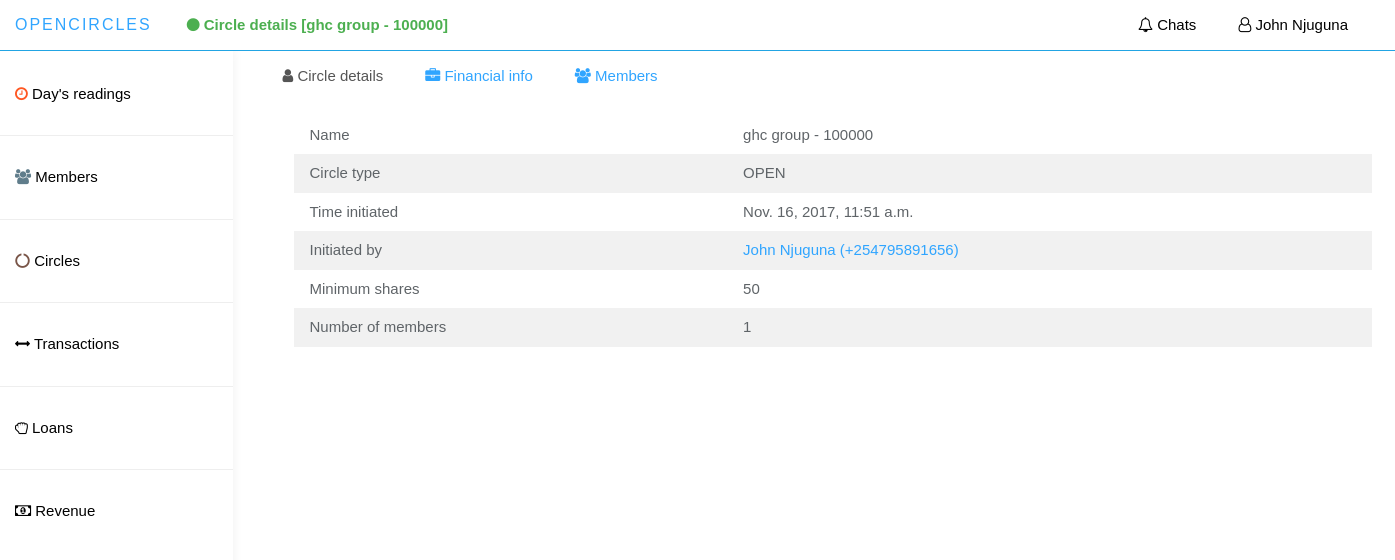
Screenshot of /app_admin/view_circle_details/17/ (signed in) with the database file from the repository.
### circle/models.py (models this page shows)
class Circle(models.Model):
    circle_name = models.CharField(max_length=100,blank=False,unique=True)
    circle_type = models.CharField(max_length=10, blank=False, choices=CIRCLE_TYPE)
    circle_acc_number = models.CharField(max_length=10, blank=False, unique=True)
    initiated_by = models.ForeignKey(Member,null=False, blank=False)
    time_initiated = models.DateTimeField(auto_now=True)
    is_active = models.BooleanField(default=False)
    annual_interest_rate = models.DecimalField(max_digits=5, decimal_places=3, default=0.000)
    minimum_share = models.IntegerField(default=200)
    class Meta:
        db_table = 'Circle'

### member/models.py (models this page shows)
class Member(models.Model):
    user = models.OneToOneField(User,on_delete=models.CASCADE)
    national_id = models.CharField(max_length=20, blank=False, unique=True)
    phone_number = models.CharField(max_length=20, blank=False, unique=True)
    other_name = models.CharField(max_length=20,default="")
    gender = models.CharField(max_length=6, choices=GENDER_CHOICES)
    nationality = models.CharField(max_length=20, blank=True)
    country = models.CharField(max_length=20)
    date_of_birth = models.DateField(null=True)
    passport_image = models.ImageField(upload_to="MEMBER_PROFILE_PICS",null=True,blank=True)
    registered_device = models.TextField(max_length=1000, blank=True)
    currency = models.CharField(max_length=10,default="KES")
    occupation = models.CharField(max_length=100, blank=True)
    time_registered = models.DateTimeField(auto_now_add=True)
    is_validated = models.BooleanField(default = False)
    device_token = models.CharField(max_length=300,default='')
    imei_number = models.CharField(max_length=50,unique=True)
    class Meta:
        db_table = 'Member'

### app_admin/views.py (the view)
# urls.py: url(r'^view_circle_details/(?P<circle_id>[A-Za-z0-9]+)/$', views.view_circle_details,
@login_required(login_url='app_admin:login_page')
def view_circle_details(request, circle_id):
    circle = circles_utils.CircleUtils.get_circle_by_id(circle_id)
    members_count = circles_utils.CircleUtils.get_count_of_circle_members(circle)
    context = {
        'circle': circle,
        'number_of_member': members_count,
        'circle_members': circles_utils.CircleUtils.get_circle_members(circle),
        'loans': {
            'loans_disbursed': loan_utils.LoanUtils.get_total_loans_disbursed_by_circle(circle),
            'repaid': loan_utils.LoanUtils.get_total_repaid_loans_by_circle(circle),
            'bad_loans': loan_utils.LoanUtils.get_bad_loans_by_circle(circle)
        },
        'shares': {
            'total_shares':  shares_utils.SharesUtils.get_circles_total_shares(circle),
            'available_shares': shares_utils.SharesUtils.get_circles_available_shares(circle),
            'locked_shares': shares_utils.SharesUtils.get_circle_locked_shares(circle)
        }
    }
    return render(request, 'app_admin/circle_details.html', context)

### app_admin/circles_utils.py (called while the page is built)
    @staticmethod
    def get_circle_by_id(id):
        return Circle.objects.get(id=id)

    @staticmethod
    def get_count_of_circle_members(circle):
        return CircleMember.objects.filter(circle=circle).count()

    @staticmethod
    def get_circle_members(circle):
        return CircleMember.objects.filter(circle=circle)

### app_admin/loan_utils.py (called while the page is built)
    @staticmethod
    def get_total_loans_disbursed_by_circle(circle):
        total_loans = LoanApplication.objects.filter(circle_member__circle=circle, is_disbursed=True)\
            .aggregate(total=Sum('amount'))
        print(total_loans)
        return total_loans['total'] if total_loans['total'] is not None else 0

    @staticmethod
    def get_total_repaid_loans_by_circle(circle):
        total = LoanApplication.objects.filter(circle_member__circle=circle, is_disbursed=True, is_fully_repaid=True)\
            .aggregate(total=Sum('amount'))
        return total['total'] if total['total'] is not None else 0

    @staticmethod
    def get_bad_loans_by_circle(circle):
        return None

### app_admin/shares_utils.py (called while the page is built)
    @staticmethod
    def get_total_shares_deposit(circle):
        deposits = IntraCircleShareTransaction.objects.filter(
            shares__circle_member__circle=circle,
            transaction_type='DEPOSIT') \
            .aggregate(total=Sum('num_of_shares'))
        return deposits['total'] if deposits['total'] is not None else 0

    @staticmethod
    def get_total_withdrawals(circle):
        withdrawals = IntraCircleShareTransaction.objects.filter(shares__circle_member__circle=circle,
                                                                 transaction_type='WITHDRAW')\
            .aggregate(total=Sum('num_of_shares'))
        return withdrawals['total'] if withdrawals['total'] is not None else 0

    @staticmethod
    def get_circles_available_shares(circle):
        return SharesUtils.get_total_shares_deposit(circle) - (SharesUtils.get_total_withdrawals(circle)
                                                               + SharesUtils.get_circle_locked_shares(circle))

    @staticmethod
    def get_circles_total_shares(circle):
        return SharesUtils.get_total_shares_deposit(circle) - SharesUtils.get_total_withdrawals(circle)

### app_admin/templates/app_admin/circle_details.html (shortened to what this page needs)
{% extends 'app_admin/base_dashboard.html' %}
{% load static %}
{% load humanize %}
{% block current_page %}
    <i class="fa fa-circle"></i> Circle details [{{circle.circle_name }} - {{circle.circle_acc_number }}]
{% endblock %}
{% block main_container %}
     <div class="col-sm-9 col-sm-offset-3 col-lg-10 col-lg-offset-2 main">
        <div class="container">
        <ul class="nav nav-tabs">
          <li class="active">
            <a data-toggle="tab" href="#circle-details">
              <i class="fa fa-user"></i> Circle details
            </a>
          </li>
          <li>
            <a data-toggle="tab" href="#financial-info">
                <i class="fa fa-briefcase"></i> Financial info
            </a>
          </li>
          <li>
            <a data-toggle="tab" href="#members">
                <i class="fa fa-users"></i> Members
            </a>
          </li>
       </ul>
        <div class="tab-content">
            <div id="circle-details" class="tab-pane fade in active">
                <div class="w3-container">
                    <table class="w3-table w3-striped">
                        <tr>
                            <td>Name</td>
                            <td>{{ circle.circle_name}} - {{ circle.circle_acc_number }}</td>
                        </tr>
                        <tr>
                            <td>Circle type</td>
                            <td>{{ circle.circle_type }}</td>
                        </tr>
                        <tr>
                            <td>Time initiated</td>
                            <td>{{ circle.time_initiated }}</td>
                        </tr>
                        <tr>
                            <td>Initiated by</td>
                            <td>
                                <a href="{% url 'app_admin:view_member_details' member_id=circle.initiated_by.id %}">
                                    {{ circle.initiated_by.user.first_name }} {{ circle.initiated_by.user.last_name }}
                                    ({{ circle.initiated_by.phone_number }})
                                </a>
                            </td>
                        </tr>
                        <tr>
                            <td>Minimum shares</td>
                            <td>{{ circle.minimum_share|intcomma}}</td>
                        </tr>
                        <tr>
                            <td>Number of members</td>
                            <td>{{ number_of_member|intcomma }}</td>
                        </tr>
                    </table>
                </div>
            </div>
       </div>
     </div>
     </div>
{% endblock %}

### app_admin/templates/app_admin/base_dashboard.html (shortened to what this page needs)
{% load staticfiles %}
{% load humanize %}
<!DOCTYPE html>
<html lang="en">
{% block head %}
  <head>
      <link rel="stylesheet" type="text/css" href="{% static 'app_admin/bootstrap/css/bootstrap.min.css' %}" />
      <link rel="stylesheet" type="text/css" href="{% static 'app_admin/font-awesome/css/font-awesome.min.css' %}" />
      <link rel="stylesheet" type="text/css" href="{% static 'app_admin/w3css/w3.css' %}" />
      <link rel="stylesheet" type="text/css" href="{% static 'app_admin/bootstrapdatetimepicker/bootstrap-datetimepicker.min.css' %}"/>
      <link rel="stylesheet" type="text/css" href="{% static 'app_admin/custom_css/styles.css' %}" >
  </head>
{% endblock %}
{% block body %}
    <body>
    <nav class="navbar navbar navbar-fixed-top w3-white border-bottom-blue" role="navigation">
        <div class="container-fluid">
          <div class="navbar-header">
            <a class="navbar-brand">
              <span>Opencircles</span>
            </a>
            <ul class="user-menu nav-tabs pull-left">
              <li>
                <a class="cursor-pointer w3-text-green">
                    <b>
                        {% block current_page %}{% endblock %}
                    </b>
                </a>
              </li>
            </ul>
            <ul class="user-menu nav-tabs">
              <li>
                <a class="cursor-pointer w3-text-black" href="{% url 'app_admin:chats' %}"><i class="fa fa-bell-o"></i> Chats </a>
              </li>
              <li class="dropdown pull-right">
                <a class="dropdown-toggle w3-text-black cursor-pointer" data-toggle="dropdown">
                  <i class="fa fa-user-o"></i> {{ request.user.first_name }} {{ request.user.last_name }}
                </a>
                </li>
              </ul>
          </div>
        </div>
	</nav>
  <div id="sidebar-collapse" class="col-sm-3 col-lg-2 sidebar">
  <ul class="nav menu">
    <li><br></li>
    <li>
      <a href="{% url 'app_admin:home' %}" class="w3-text-black">
        <i class="fa fa-clock-o w3-text-deep-orange"></i>
         Day's readings
      </a>
    </li>
    <li role="presentation" class="divider"></li>
    <li>
      <a href="{% url 'app_admin:members' %}" class="w3-text-black">
        <i class="fa fa-users w3-text-blue-gray"></i>
         Members
      </a>
    </li>
    <li role="presentation" class="divider"></li>
    <li>
      <a href="{% url 'app_admin:circles_list' %}" class="w3-text-black">
        <i class="fa fa-circle-o-notch w3-text-brown"></i>
         Circles
      </a>
    </li>
    <li role="presentation" class="divider"></li>
    <li class="parent ">
      <a data-toggle="collapse" data-target="#sub-item-1" class="w3-text-black" href="#">
          <i class="fa fa-arrows-h"></i>
            Transactions
      </a>
    </li>
    <li role="presentation" class="divider"></li>
    <li class="parent ">
      <a data-toggle="collapse" data-target="#loans-sub-items" class="w3-text-black" href="#">
          <i class="fa fa-hand-grab-o"></i>
            Loans
      </a>
    </li>
    <li role="presentation" class="divider"></li>
    <li class="parent ">
      <a data-toggle="collapse" data-target="#sub-item-2" class="w3-text-black" href="#">
          <i class="fa fa-money"></i>
            Revenue
      </a>
    </li>
  </ul>
  </div>
    {% block main_container %}{% endblock %}
    </body>
    {% endblock %}
</html>

### app_admin/static/app_admin/w3css/w3.css (style rules this page uses)
*,*:before,*:after { box-sizing:inherit }
html { -ms-text-size-adjust:100%;-webkit-text-size-adjust:100% }
body { margin:0 }
article,aside,details,figcaption,figure,footer,header,main,menu,nav,section,summary { display:block }
a { background-color:transparent;-webkit-text-decoration-skip:objects }
html,body { font-family:Verdana,sans-serif;font-size:15px;line-height:1.5 }
html { overflow-x:hidden }
a { color:inherit }
.w3-table,.w3-table-all { border-collapse:collapse;border-spacing:0;width:100%;display:table }
.w3-striped tbody tr:nth-child(even) { background-color:#f1f1f1 }
.w3-table td,.w3-table th,.w3-table-all td,.w3-table-all th { padding:8px 8px;display:table-cell;text-align:left;vertical-align:top }
.w3-table th:first-child,.w3-table td:first-child,.w3-table-all th:first-child,.w3-table-all td:first-child { padding-left:16px }
.w3-container:after,.w3-panel:after,.w3-row:after,.w3-row-padding:after,.w3-topnav:after,.w3-clear:after,.w3-btn-group:before,.w3-btn-group:after,.w3-btn-bar:before,.w3-btn-bar:after { content:"";display:table;clear:both }
.w3-container { padding:0.01em 16px }
.w3-white,.w3-hover-white:hover { color:#000!important;background-color:#fff!important }
.w3-text-brown,.w3-hover-text-brown:hover { color:#795548!important }
.w3-text-blue-grey,.w3-hover-text-blue-grey:hover,.w3-text-blue-gray,.w3-hover-text-blue-gray:hover { color:#607d8b!important }
.w3-text-green,.w3-hover-text-green:hover { color:#4CAF50!important }
.w3-text-deep-orange,.w3-hover-text-deep-orange:hover { color:#ff5722!important }
.w3-text-black,.w3-hover-text-black:hover { color:#000!important }

### app_admin/static/app_admin/custom_css/styles.css (style rules this page uses)
body { top: 90px; margin-bottom: 50px; background: #FFFFFF; padding-top: 50px; color: #5f6468; }
a, a:hover, a:focus { color: #30a5ff; }
.navbar-header .navbar-brand { color: #fff; font-size: 16px; text-transform: uppercase; font-weight: 500; letter-spacing: 2px; }
.navbar-header .navbar-brand span { color: #30a5ff; }
.nav-tabs { background: #e9ecf2; border: 0; }
.nav-tabs li a, .nav-tabs li a:hover, .nav-tabs li.active a, .nav-tabs li.active a:hover { border: 0; padding: 15px 20px; }
.tab-content { padding: 15px; }
.navbar { border: 0; }
.user-menu { display: inline-block; margin-top: 14px; margin-right: 10px; float: right; list-style: none; padding: 0; }
.user-menu a { color: #fff; }
.sidebar { display: block; background-color: #fff; padding: 0; display: none; }
@media (min-width: 768px) { .sidebar { display: block; position: fixed; top: 50px; bottom: 0; left: 0; z-index: 1000; display: block; margin: 0; padding: 0; overflow-x: hidden; overflow-y: auto; background-color: #fff; box-shadow: 1px 0px 10px rgba(0, 0, 0, .05); } }
@media (min-width: 768px) { .navbar-header { width: 100%; } }
.sidebar ul.nav li.divider { border-bottom: 1px solid #eee; margin: 20px 0; }
.nav-tabs { background: #ffffff; }
.border-bottom-blue { border-bottom: 1px solid #22A4E3; }
.cursor-pointer { cursor: pointer; }

### rows the page displays
Circle: circle_name "ghc group", circle_acc_number "100000", circle_type "OPEN", time_initiated "Nov. 16, 2017, 11:51 a.m.", initiated_by.user.first_name "John", initiated_by.user.last_name "Njuguna", initiated_by.phone_number "+254795891656", minimum_share "50"

### other values shown
{{ request.user.first_name }} "John"
{{ request.user.last_name }} "Njuguna"
{{ number_of_member|intcomma }} "1"
